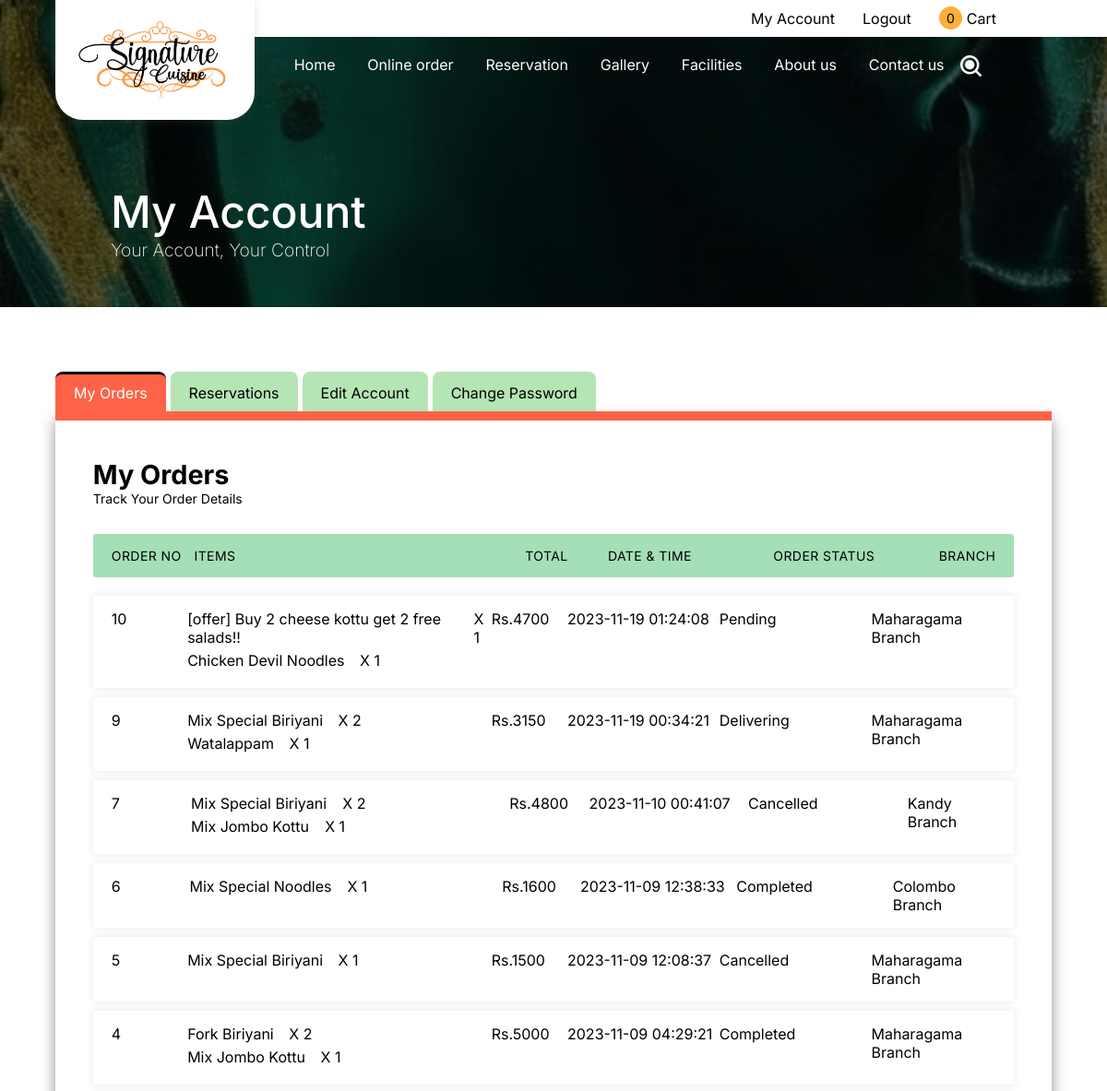
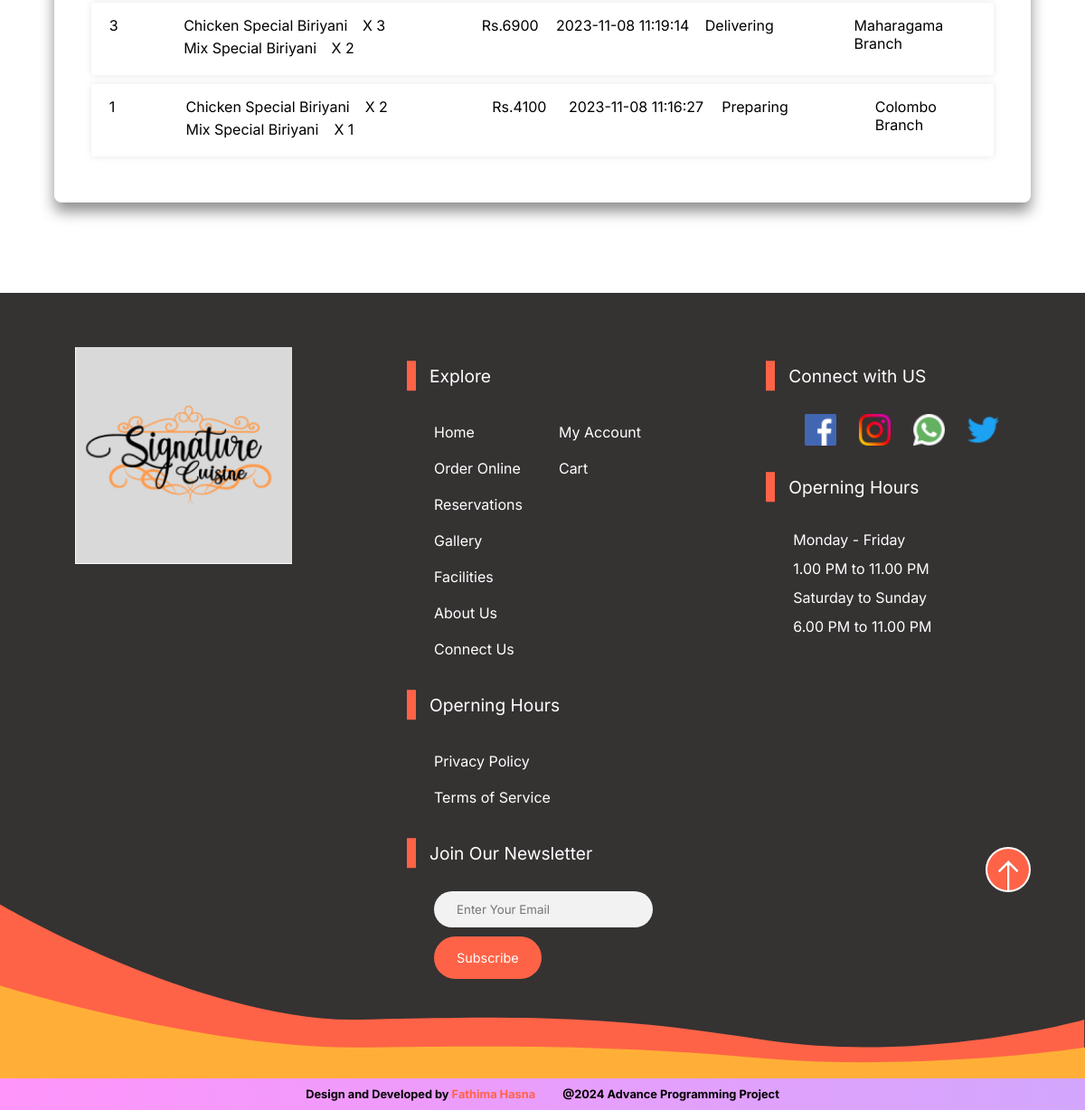
Screenshot of /my-account (signed in) with the database file from the repository (2 pictures, top to bottom).
### tables this page shows
CREATE TABLE `orders` (
  `id` int(11) NOT NULL,
  `customer_id` int(11) NOT NULL,
  `name` varchar(50) NOT NULL,
  `branch_id` int(11) NOT NULL,
  `order_details` longtext NOT NULL CHECK (json_valid(`order_details`)),
  `status` varchar(30) NOT NULL DEFAULT 'Pending',
  `ordered_dt` datetime NOT NULL,
  `location` longtext DEFAULT NULL,
  `user_note` varchar(1000) DEFAULT NULL,
  `payment_method` varchar(50) NOT NULL,
  `address` varchar(200) NOT NULL,
  `admin_note` varchar(200) DEFAULT NULL,
  `last_change` varchar(50) DEFAULT 'not-yet'
);

CREATE TABLE `branches` (
  `Branch_Id` int(11) NOT NULL,
  `Name` varchar(30) NOT NULL,
  `Address` varchar(200) NOT NULL,
  `Tel_no` varchar(50) NOT NULL,
  `Latitude` varchar(50) NOT NULL,
  `Longitude` varchar(50) NOT NULL,
  `SeatCapacity` int(11) NOT NULL DEFAULT 50
);

### app/controllers/my-account.php (called while the page is built, shortened)
<?php
include("app/models/Order.model.php");
$order = new Order();
$orderData = $order::get_item_by_customer($_SESSION['Customer_Id']);
include("app/views/my-account.view.php");

### app/init.php (called while the page is built, shortened)
<?php
include("app/core/Database.php");
include("app/router.php");

### index.php (called while the page is built, shortened)
<?php
include("./app/init.php");

### app/core/Database.php (called while the page is built, shortened)
<?php
Class Database {
    public static $con;
    private static $instance = null;
    public function __construct(){
        try {
            $string = DB_TYPE . ":host=" . DB_HOST . ";dbname=" . DB_NAME;
            self::$con = new PDO($string, DB_USER, DB_PASS);
        } catch (PDOException $e) {
            die($e->getMessage());
        }
    }
    public static function getInstance(){
        if (self::$instance === null) {
            self::$instance = new Database();
        }
        return self::$instance;
    }
    public function read($query, $data = array())
    {
        $statement = self::$con->prepare($query);
        $result = $statement->execute($data);
        if($result){
            $data = $statement->fetchAll(PDO::FETCH_ASSOC);
            if(is_array($data)){
                return $data;
            }
        }
        return false;
    }
}

### app/models/Order.model.php (called while the page is built, shortened)
<?php
class Order
{
    public static function get_item_by_customer($id)
    {
        $DB = Database::getInstance();
        return $DB->read("SELECT orders.*, branches.Name AS 'branch_name' FROM orders INNER JOIN branches ON orders.branch_id = branches.Branch_Id WHERE orders.customer_id = :id ORDER BY orders.id DESC", array('id' => $id));
    }
}

### app/views/my-account.view.php (the view, shortened to what this page needs)
<?php  include "app/views/partials/header.php"; ?>
   <main class="account-page">
       <div class="cart-heading">
           <div class="container">
               <h1>
                   My Account
               </h1>
               <p>
                   Your Account, Your Control
               </p>
           </div>
       </div>
       <div class="container">
           <div class="tabs">
               <div class="tab-labels">
                   <label for="tab-1">My Orders</label>
                   <label for="tab-2">Reservations</label>
                   <label for="tab-3">Edit Account</label>
                   <label for="tab-4">Change Password</label>
               </div>
               <div class="tab-panels">
                   <div class="panel" id="t-p-1">
                       <h2>My Orders</h2>
                       <p class="t-sub">Track Your Order Details</p>
                       <div class="table-container">
                           <ul class="Order-table">
                               <li class="table-header">
                                   <div class="col col-1">Order No</div>
                                   <div class="col col-2">Items</div>
                                   <div class="col col-3">Total</div>
                                   <div class="col col-4">Date & Time</div>
                                   <div class="col col-5">Order Status</div>
                                   <div class="col col-6">branch</div>
                               </li>
                               <?php
                                   foreach ($orderData as $order) {
                                       echo '<li class="table-row">';
                                       echo '<div class="col col-1" data-label="Order No">' . $order['id'] . '</div>';
                                       echo '<div class="col col-2" data-label="Items">';
                                       $orderDetails = json_decode($order['order_details'], true);
                                       foreach ($orderDetails['items'] as $item) {
                                           echo '<div class="order-t-i">';
                                           echo '<p>' . $item['name'] . '</p><span>X ' . $item['quantity'] . '</span>';
                                           echo '</div>';
                                       }
                                       echo '</div>';
                                       echo '<div class="col col-3" data-label="Total">Rs.' . $orderDetails['total'] . '</div>';
                                       echo '<div class="col col-4" data-label="Date & Time">' . $order['ordered_dt'] . '</div>';
                                       echo '<div class="col col-5" data-label="Order status">' . ucfirst($order['status']) . '</div>';
                                       echo '<div class="col col-6" data-label="Branch">' . $order['branch_name'] . '</div>';
                                       echo '</li>';
                                   }
                               ?>
                           </ul>
                       </div>
                   </div>
               </div>
           </div>
       </div>
   </main>
   <?php include("app/views/partials/footer.php"); ?>

### rows the page displays
orders: id "10", name "[offer] Buy 2 cheese kottu get 2 free salads!!", quantity "1", name "Chicken Devil Noodles", order_details "4700", ordered_dt "2023-11-19 01:24:08", status "Pending", branch.Name "Maharagama Branch"
orders: id "9", name "Mix Special Biriyani", quantity "2", name "Watalappam", quantity "1", order_details "3150", ordered_dt "2023-11-19 00:34:21", status "Delivering", branch.Name "Maharagama Branch"
orders: id "7", name "Mix Special Biriyani", quantity "2", name "Mix Jombo Kottu", quantity "1", order_details "4800", ordered_dt "2023-11-10 00:41:07", status "Cancelled", branch.Name "Kandy Branch"
orders: id "6", name "Mix Special Noodles", quantity "1", order_details "1600", ordered_dt "2023-11-09 12:38:33", status "Completed", branch.Name "Colombo Branch"
orders: id "5", name "Mix Special Biriyani", quantity "1", order_details "1500", ordered_dt "2023-11-09 12:08:37", status "Cancelled", branch.Name "Maharagama Branch"
orders: id "4", name "Fork Biriyani", quantity "2", name "Mix Jombo Kottu", quantity "1", order_details "5000", ordered_dt "2023-11-09 04:29:21", status "Completed", branch.Name "Maharagama Branch"
orders: id "3", name "Chicken Special Biriyani", quantity "3", name "Mix Special Biriyani", quantity "2", order_details "6900", ordered_dt "2023-11-08 11:19:14", status "Delivering", branch.Name "Maharagama Branch"
orders: id "1", name "Chicken Special Biriyani", quantity "2", name "Mix Special Biriyani", quantity "1", order_details "4100", ordered_dt "2023-11-08 11:16:27", status "Preparing", branch.Name "Colombo Branch"

### other values shown
get_cart_count() "0"
